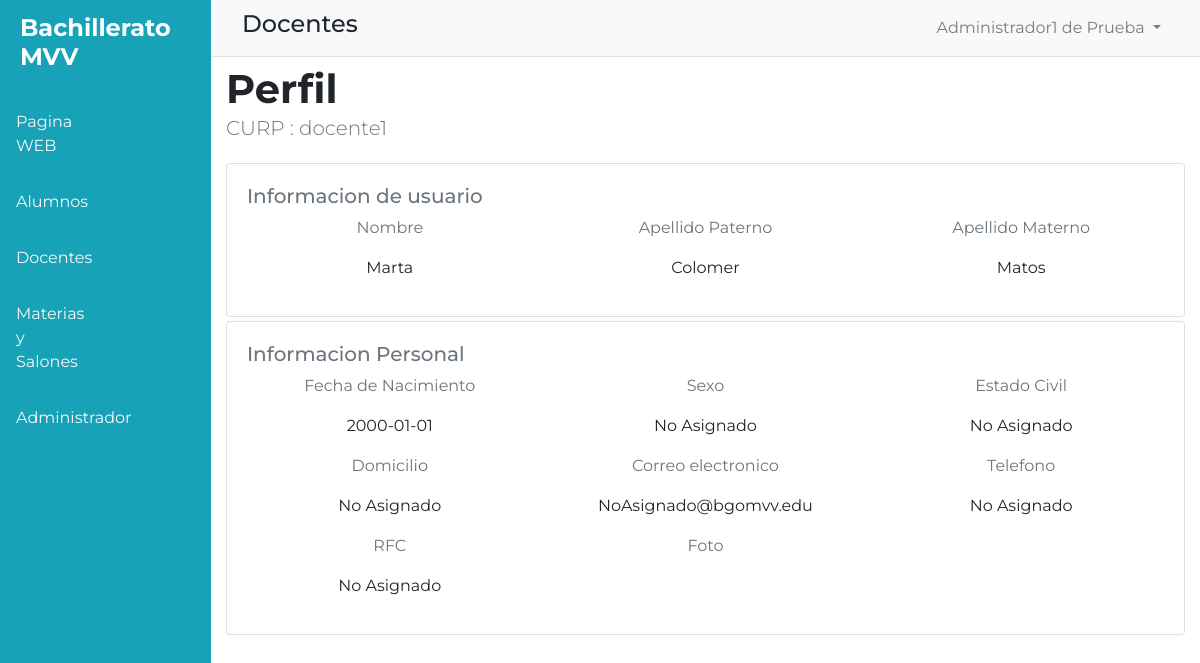
The page /ver-perfil-docente.php?curp=docente1 (signed in) on the database its author committed.
### tables this page shows
CREATE TABLE `docentes` (
  `curp` varchar(45) NOT NULL,
  `nombre` varchar(45) NOT NULL,
  `apellidop` varchar(45) NOT NULL,
  `apellidom` varchar(45) NOT NULL,
  `pin` varchar(45) NOT NULL
);

CREATE TABLE `info_personal_docentes` (
  `curp` varchar(45) NOT NULL,
  `fecha_nacimiento` date DEFAULT NULL,
  `sexo` varchar(45) DEFAULT NULL,
  `estado_civil` varchar(45) DEFAULT NULL,
  `domicilio` varchar(45) DEFAULT NULL,
  `correo_electronico` varchar(45) DEFAULT NULL,
  `telefono` varchar(45) DEFAULT NULL,
  `foto` longblob DEFAULT NULL,
  `rfc` varchar(45) DEFAULT NULL
);

### ver-perfil-docente.php (the view, shortened to what this page needs)
<?php include "TEMPLETES/dashboard-admin.php";
include "CONF/conexion.php";
$curpdocente= $_GET["curp"];
$sql=$conexion->query("SELECT * FROM docentes WHERE curp='$curpdocente'");
$sql2=$conexion->query("SELECT * FROM info_personal_docentes WHERE curp='$curpdocente'");
?>
      <div class="w-100">
        <nav class="navbar navbar-expand-lg navbar-light bg-light border-bottom">
          <div class="container">
          <h4>Docentes</h4>
          <div class="collapse navbar-collapse" id="navbarSupportedContent">
            <ul class="navbar-nav ml-auto">
              <li class="nav-item dropdown ml-4">
                <a class="nav-link dropdown-toggle" href="#" id="navbarDropdown" role="button" data-toggle="dropdown" aria-haspopup="true" aria-expanded="false"><img src="" alt="">
                <?php
                  echo $_SESSION["nombre"] ," ", $_SESSION["apellidop"]," ", $_SESSION["apellidom"];
                ?>
                </a>
              </li>
            </ul>
          </div>
          </div>
        </nav>
        <div id="content">
          <section>
            <div class="container">
              <div class="row">
                <div class="col-lg-9">
                  <h1 class="font-weight-bold mt-2 mb-0">Perfil</h1>
                  <p class="lead text-muted">CURP : <?=$curpdocente?> </p>
                </div>
              </div>
            </div>
          </section>
          <section>
            <div class="container">
                <div class="card mt-1">
                  <div class="card-body">
                    <div class="row">
                      <div class="col-lg-12 ">
                        <h5 class="text-muted">Informacion de usuario</h5>
                          <?php while ($datos=$sql->fetch_object()) { ?>
                            <div class="row text-center">
                              <div class="col-lg-4">
                                <p class="text-muted">Nombre</p>
                                <p><?=$datos->nombre?></p>
                              </div>
                              <div class="col-lg-4">
                                <p class="text-muted">Apellido Paterno</p>
                                <p><?=$datos->apellidop?></p>
                              </div>
                              <div class="col-lg-4">
                                <p class="text-muted">Apellido Materno</p>
                                <p><?=$datos->apellidom?></p>
                              </div>
                            </div>
                            <?php } ?>
                      </div>
                    </div>
                  </div>
                </div>
            </div>
          </section>
          <section>
            <div class="container">
                <div class="card mt-1">
                  <div class="card-body">
                    <div class="row">
                      <div class="col-lg-12 ">
                        <h5 class="text-muted">Informacion Personal</h5>
                       <?php while ($datos=$sql2->fetch_object()) { ?>
                            <div class="row text-center">
                              <div class="col-lg-4">
                                <p class="text-muted">Fecha de Nacimiento</p>
                                <p><?=$datos->fecha_nacimiento?></p>
                              </div>
                              <div class="col-lg-4">
                                <p class="text-muted">Sexo</p>
                                <p><?=$datos->sexo?></p>
                              </div>
                              <div class="col-lg-4">
                                <p class="text-muted">Estado Civil</p>
                                <p><?=$datos->estado_civil?></p>
                              </div>
                              <div class="col-lg-4">
                                <p class="text-muted">Domicilio</p>
                                <p><?=$datos->domicilio?></p>
                              </div>
                              <div class="col-lg-4">
                                <p class="text-muted">Correo electronico</p>
                                <p><?=$datos->correo_electronico?></p>
                              </div>
                              <div class="col-lg-4">
                                <p class="text-muted">Telefono</p>
                                <p><?=$datos->telefono?></p>
                              </div>
                              <div class="col-lg-4">
                                <p class="text-muted">RFC</p>
                                <p><?=$datos->rfc?></p>
                              </div>
                              <div class="col-lg-4">
                                <p class="text-muted">Foto</p>
                              </div>
                            </div>
                            <?php } ?>
                      </div>
                    </div>
                  </div>
                </div>
            </div>
          </section>
        </div>
      </div>
<?php include "TEMPLETES/pie-dashboard-admin.php";?>

### CSS/estilo-portal-admin.css (style rules this page uses)
:root { --color1: #F8F1F1; --color2: #11698E; --color3: #19456B; --color4: #7B113A; --color5: black; }
body { font-family: 'Montserrat','Roboto',sans-serif !important; overflow: hidden; }
#content { overflow-y: auto; height: 100vh; padding-bottom: 5rem; }

### rows shown on the page
docentes: nombre "Marta", apellidop "Colomer", apellidom "Matos"
info_personal_docentes: fecha_nacimiento "2000-01-01", sexo "No Asignado", estado_civil "No Asignado", domicilio "No Asignado", correo_electronico "NoAsignado@bgomvv.edu", telefono "No Asignado", rfc "No Asignado"

### other values the page prints
$_SESSION["nombre"] "Administrador1"
$_SESSION["apellidop"] "de"
$_SESSION["apellidom"] "Prueba"
$curpdocente "docente1"
